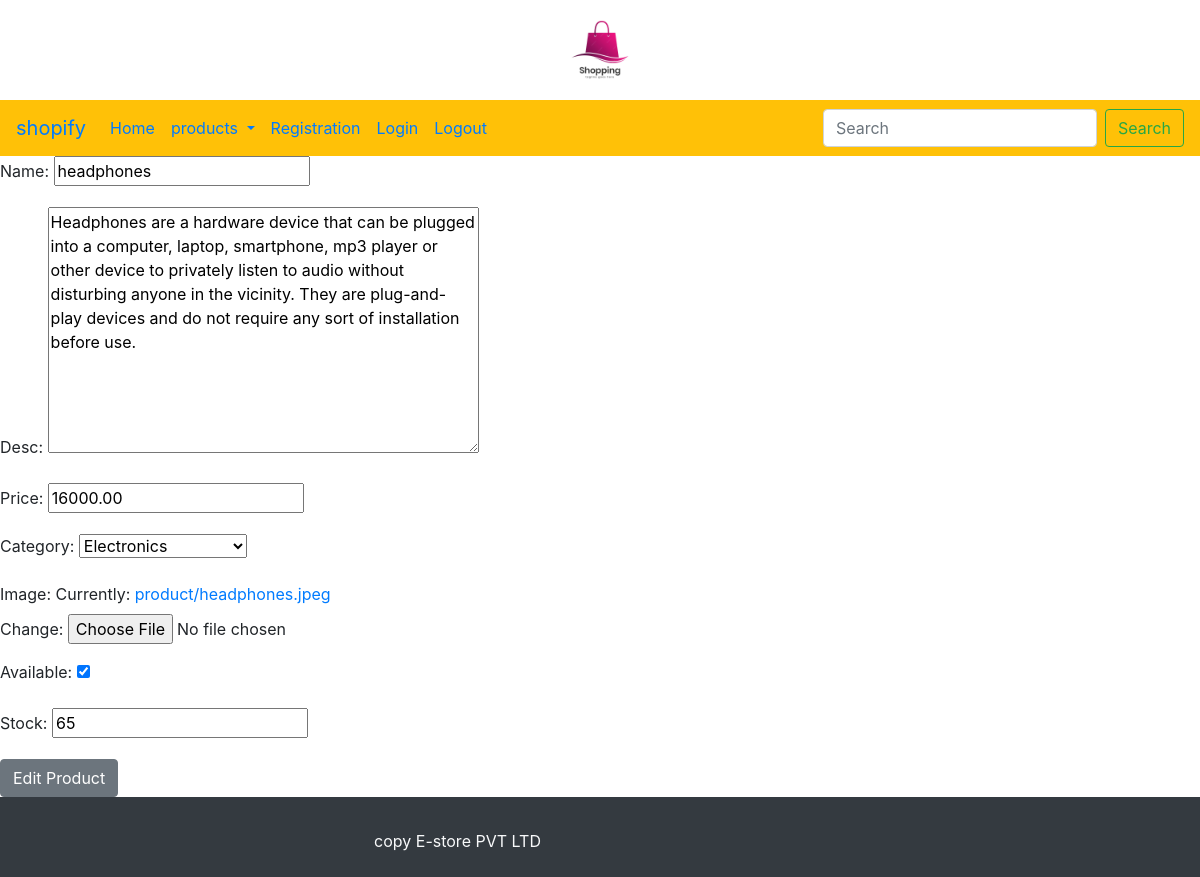
Screenshot of /edit_product/3/ with the database file from the repository.
### home/models.py (models this page shows, shortened)
class Product(models.Model):
    name = models.CharField(max_length=50)
    desc = models.TextField(blank=True)
    price = models.DecimalField(max_digits=10, decimal_places=2)
    Category = models.ForeignKey(Category, on_delete=models.CASCADE)
    created_at = models.DateTimeField(auto_now_add=True)
    updated_at = models.DateTimeField(auto_now=True)
    image = models.ImageField(upload_to='product')
    available = models.BooleanField(default=False)
    stock = models.IntegerField()

class Category(models.Model):
    name = models.CharField(max_length=50)
    desc = models.TextField(blank=True)
    created_at = models.DateTimeField(auto_now_add=True)
    updated_at = models.DateTimeField(auto_now=True)
    image = models.ImageField(upload_to='category')
    def __str__(self):
        return self.name

### home/views.py (the view)
# urls.py: path('edit_product/<int:product_id>/',views.edit_product,name="edit_product"),
def edit_product(request, product_id):
    product = get_object_or_404(Product, id=product_id)
    if request.method=='POST':
        product_form=ProductForm(request.POST,request.FILES,instance=product)
        if product_form.is_valid():
            product_form.save()
            return redirect(home2)
    else:
        product_form=ProductForm(instance=product)
        return render(request,'edit_product.html',{'form':product_form})

### home/forms.py
class ProductForm(forms.ModelForm):
    class Meta:
        model = Product
        fields = '__all__'
        widgets = {
            'name': forms.TextInput(attrs={'class': 'form_control', 'placeholder': "Name of the product"}),
            'description': forms.Textarea(attrs={'class': 'form_control', 'placeholder': "Description"}),
            'price': forms.NumberInput(attrs={'class': 'form_control', 'placeholder': "Price of the product"}),
            'category': forms.Select(attrs={'class': 'form_control'}),
            'image': forms.ClearableFileInput(attrs={'class': 'form_control'}),
            'stock': forms.NumberInput(attrs={'class': 'form_control', 'placeholder': "stock"}),
        }

### templates/edit_product.html (shortened to what this page needs)
{% extends 'home1.html' %}
{% load static %}
{% block content %}
<form method="post" enctype="multipart/form-data">
{{form.as_p}}
<input type="submit" value="Edit Product" class="btn btn-secondary">
</form>
{% endblock %}

### rows the page displays
Product: name "headphones", desc "Headphones are a hardware device that can be plugged into a computer, laptop, smartphone, mp3 player or other device to privately listen to audio without disturbing anyone in the vicinity. They are plug-and-play devices and do not require any sort of installation before use.", price "16000.00", Category "Electronics", available "☑", stock "65"
